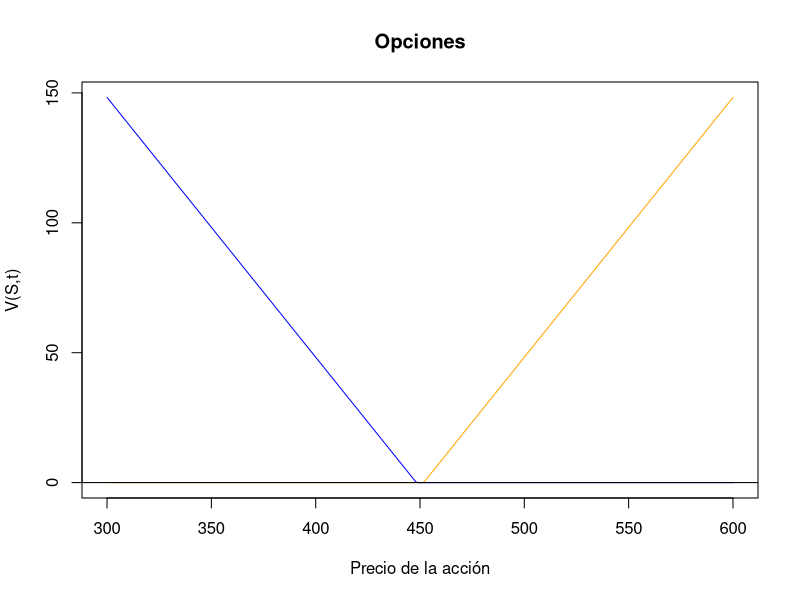
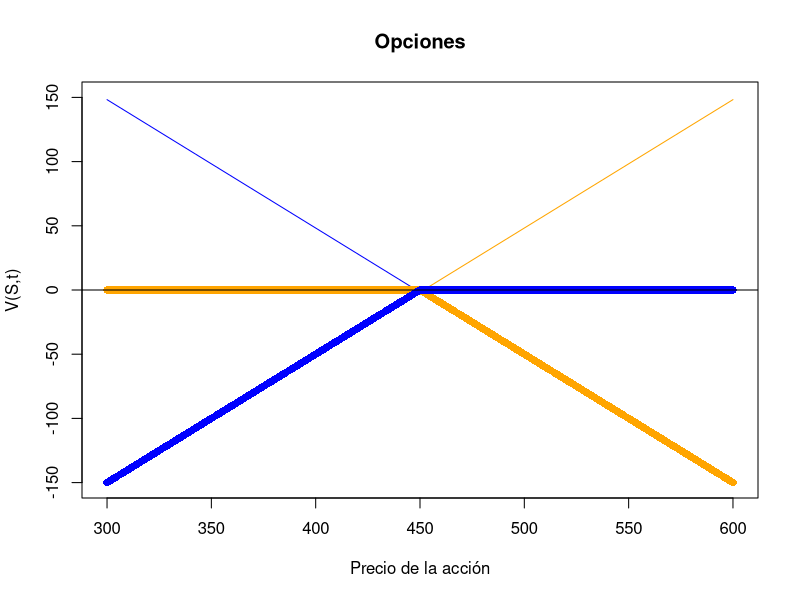
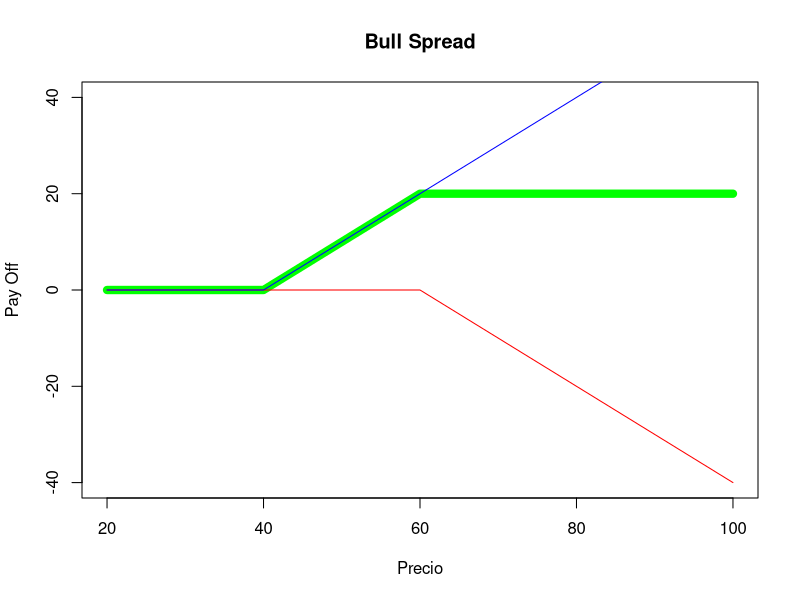
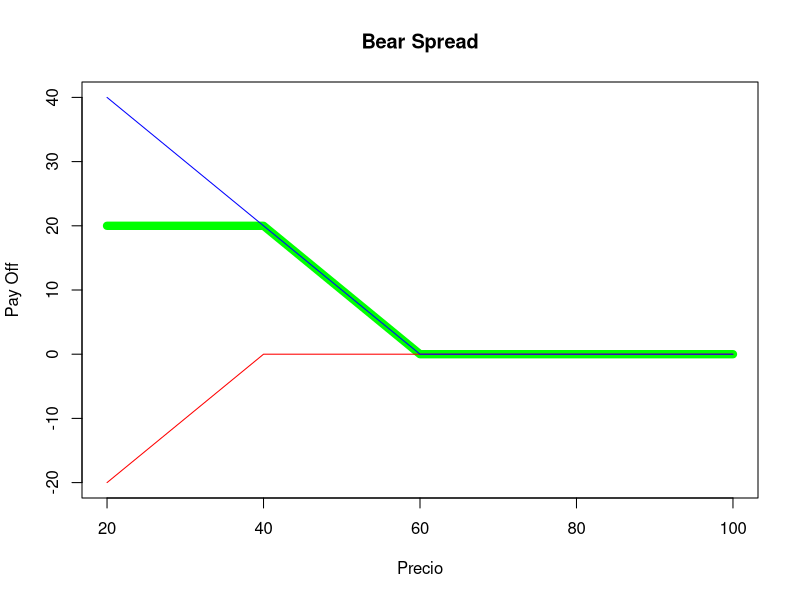
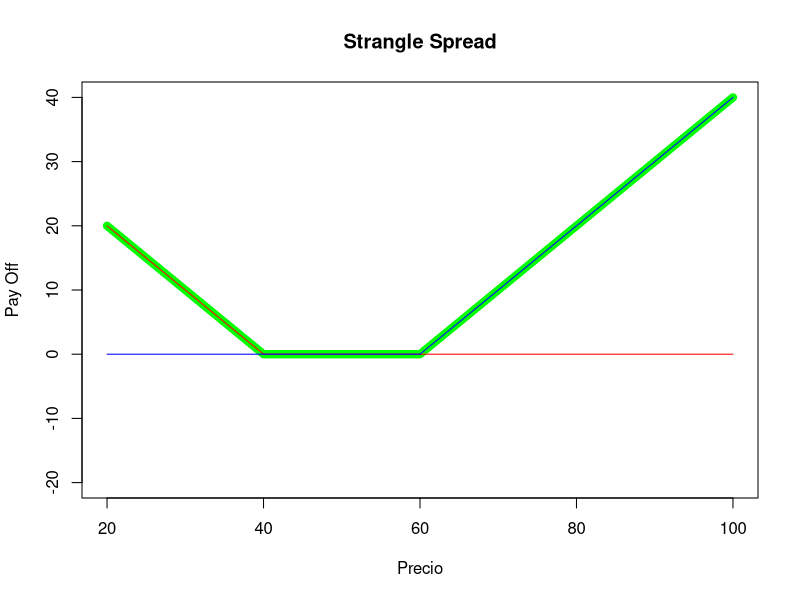

R code for these plots, in order:
### Graficas de opciones

## Call Opción de compra V(S,t)=max(S-K,0)
## Put Opción de venta V(S,t)=max(K-S,0)
S=seq(300,600,by=1)# Precio mínimo 300 y Precio Maximo 600
K=450 #Precio ejercicio
cv=NULL
pv=NULL  
for (i in 1:length(S)){
  cv[i]=max(S[i]-K-1.74,0)
  pv[i]=max(K-S[i]-1.74,0)
}

plot(S,cv,type="l", col="orange", main="Opciones",xlab="Precio de la acción", ylab="V(S,t)")
lines(S,pv,col="blue")
abline(h=0)


###Opción en Corto call

sopcall<-function(S,K){
  
  ## S es un vector de precios spot
  ## K Es el precio strike
  call=NULL
  for(i in 1:length(S)){
    
    call[i]=-max(S[i]- K,0)
    
  }
  return(call)
  
}

## Opcion en corto Put
sopput<-function(S,K){
  
  ## S es un vector de precios spot
  ## K Es el precio strike
  put=NULL
  for(i in 1:length(S)){
    
    put[i]=-max(K-S[i],0)
    
  }
  return(put)
  
}


scall=sopcall(S,K)
sput=sopput(S,K)

plot(S,cv,type="l", col="orange", main="Opciones",xlab="Precio de la acción", ylab="V(S,t)",ylim=c(-150,150))
lines(S,pv,col="blue")
points(S,scall,col="orange", pch=16)
points(S,sput,col="blue",pch=16)
abline(h=0)


###Opción en largo call

opcall<-function(S,K){
  
  ## S es un vector de precios spot
  ## K Es el precio strike
  call=NULL
  for(i in 1:length(S)){
    
    call[i]=max(S[i]- K,0)
    
  }
  return(call)
  
}

## Opcion en largo Put
opput<-function(S,K){
  
  ## S es un vector de precios spot
  ## K Es el precio strike
  put=NULL
  for(i in 1:length(S)){
    
    put[i]=max(K-S[i],0)
    
  }
  return(put)
  
}


## Bull spread

### Necesitamos un call en largo precio strike K1
### y una call en corto precio strike K2 para K1<K2

K1=40
K2=60
S=20:100

call=opcall(S,K1)
scall=sopcall(S,K2)

bull=scall+call

plot(S,bull,col="green", type="l", ylim = c(-40,40), main="Bull Spread",lwd=8,ylab="Pay Off", xlab="Precio")
lines(S,scall,col="red",type="l")
lines(S,call,col="blue",type="l")


### Bear spread


### Necesitamos una opción put en largo con precio strike K2
### Necestiamos una opción put en corto con precio strike K1

put=opput(S,K2) 
sput=sopput(S,K1)

bear=sput+put

plot(S,bear,col="green", type="l", ylim = c(-20,40), main="Bear Spread",lwd=8,ylab="Pay Off", xlab="Precio")
lines(S,sput,col="red",type="l")
lines(S,put,col="blue",type="l")


### Strangle



## Put en largo
## Call en largo


call=opcall(S,K2)
put=opput(S,K1) 

strang=call+put

plot(S,strang,col="green", type="l", ylim = c(-20,40), main="Strangle Spread",lwd=8,ylab="Pay Off", xlab="Precio")
lines(S,put,col="red",type="l")
lines(S,call,col="blue",type="l")
